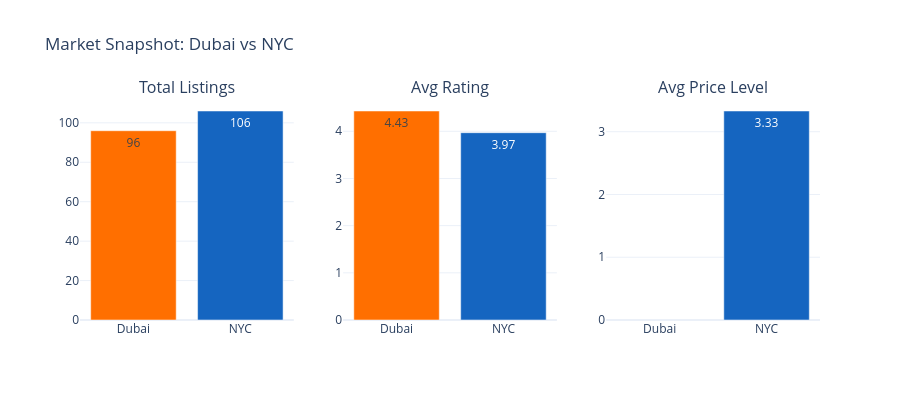

The notebook cell this image was saved under:
### Code cell
# ── Supply: Listing Count by Market ────────────────────────────
fig = make_subplots(rows=1, cols=3,
                    subplot_titles=("Total Listings", "Avg Rating", "Avg Price Level"))

markets = comparison["MARKET"].tolist()
colors = {"Dubai": "#FF6F00", "NYC": "#1565C0"}

fig.add_trace(go.Bar(x=markets, y=comparison["TOTAL_LISTINGS"],
              marker_color=[colors[m] for m in markets], name="Listings",
              text=comparison["TOTAL_LISTINGS"], textposition="auto"), row=1, col=1)

fig.add_trace(go.Bar(x=markets, y=comparison["AVG_RATING"],
              marker_color=[colors[m] for m in markets], name="Rating",
              text=comparison["AVG_RATING"], textposition="auto"), row=1, col=2)

fig.add_trace(go.Bar(x=markets, y=comparison["AVG_PRICE_LEVEL"],
              marker_color=[colors[m] for m in markets], name="Price",
              text=comparison["AVG_PRICE_LEVEL"], textposition="auto"), row=1, col=3)

fig.update_layout(height=400, showlegend=False, template="plotly_white",
                  title_text="Market Snapshot: Dubai vs NYC")
fig.show()

### Figure 1 — Plotly figure (JSON) as saved in the notebook; plotly's stock layout.template omitted (floating-point values rounded to 4 significant figures)
{"data": [{"marker": {"color": ["#FF6F00", "#1565C0"]}, "name": "Listings", "text": [96.0, 106.0], "textposition": "auto", "type": "bar", "x": ["Dubai", "NYC"], "xaxis": "x", "y": [96, 106], "yaxis": "y"}, {"marker": {"color": ["#FF6F00", "#1565C0"]}, "name": "Rating", "text": [4.43, 3.97], "textposition": "auto", "type": "bar", "x": ["Dubai", "NYC"], "xaxis": "x2", "y": [4.43, 3.97], "yaxis": "y2"}, {"marker": {"color": ["#FF6F00", "#1565C0"]}, "name": "Price", "text": [NaN, 3.33], "textposition": "auto", "type": "bar", "x": ["Dubai", "NYC"], "xaxis": "x3", "y": [NaN, 3.33], "yaxis": "y3"}], "layout": {"annotations": [{"font": {"size": 16}, "showarrow": false, "text": "Total Listings", "x": 0.1444, "xanchor": "center", "xref": "paper", "y": 1, "yanchor": "bottom", "yref": "paper"}, {"font": {"size": 16}, "showarrow": false, "text": "Avg Rating", "x": 0.5, "xanchor": "center", "xref": "paper", "y": 1, "yanchor": "bottom", "yref": "paper"}, {"font": {"size": 16}, "showarrow": false, "text": "Avg Price Level", "x": 0.8556, "xanchor": "center", "xref": "paper", "y": 1, "yanchor": "bottom", "yref": "paper"}], "height": 400, "showlegend": false, "title": {"text": "Market Snapshot: Dubai vs NYC"}, "xaxis": {"anchor": "y", "domain": [0, 0.2889]}, "xaxis2": {"anchor": "y2", "domain": [0.3556, 0.6444]}, "xaxis3": {"anchor": "y3", "domain": [0.7111, 1]}, "yaxis": {"anchor": "x", "domain": [0, 1]}, "yaxis2": {"anchor": "x2", "domain": [0, 1]}, "yaxis3": {"anchor": "x3", "domain": [0, 1]}}}
